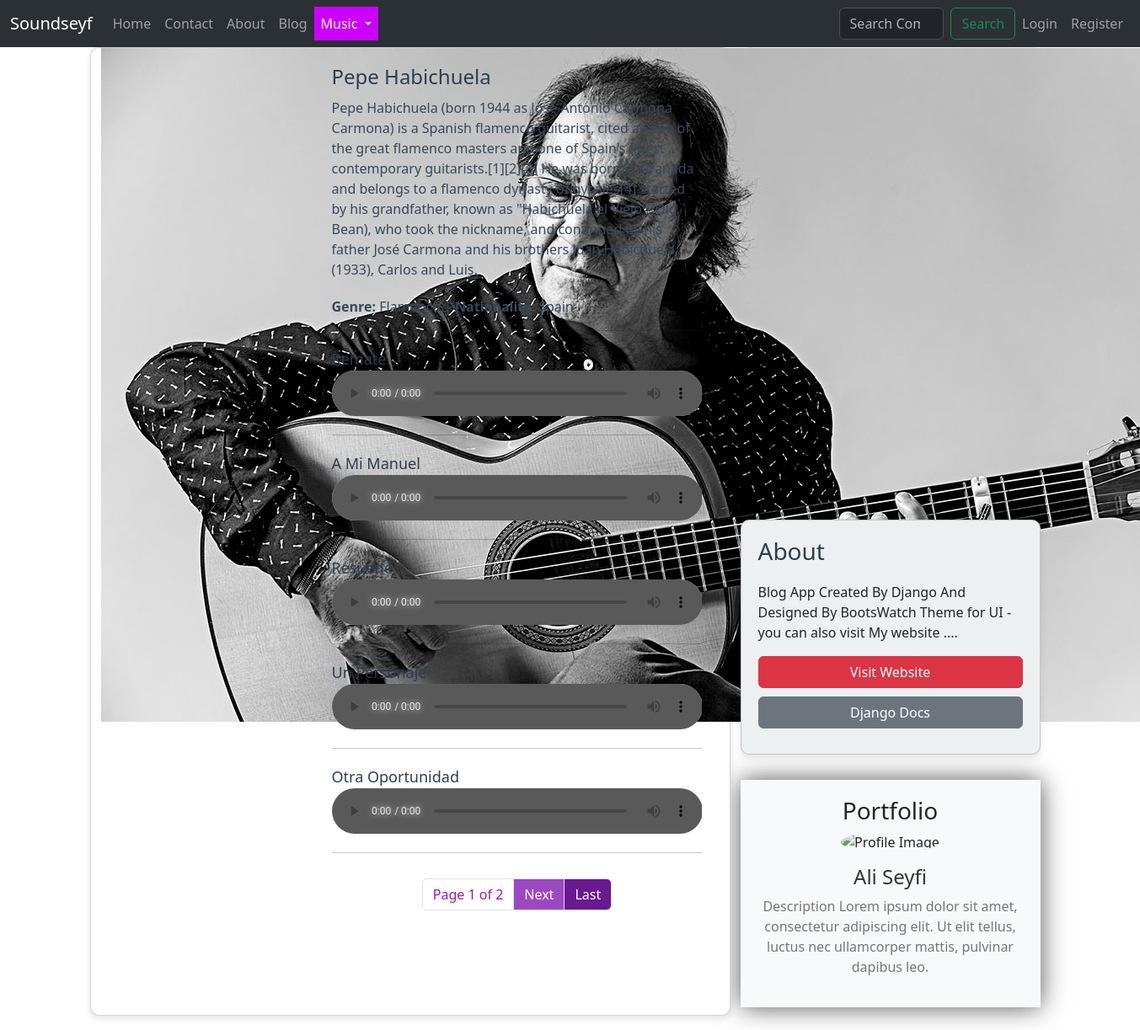
The app's page /music/pieces/8 with its own data.
### music/models.py (models this page shows, shortened)
class Composer(models.Model):
    name = models.CharField(max_length=255,null=True,blank=True)
    biography = models.TextField(null=True, blank=True)
    image = models.ImageField(upload_to="Composers/" , default="default.jpg")
    genre = models.CharField(max_length=255,null=True,blank=True)
    nationality = models.CharField(blank=True,null=True,max_length=255)

class MasterPiece(models.Model):
    composer = models.ForeignKey(Composer , on_delete=models.CASCADE,null=True)
    song_id = models.AutoField(primary_key=True)
    name = models.CharField(max_length=255)
    tags = TaggableManager()
    song = models.FileField(upload_to="songs/")

### music/views.py (the view)
# urls.py: path('pieces/<int:cid>' , ComposerPieces , name="pieces"),
def ComposerPieces(request,cid):
    all_composers = Composer.objects.all()
    current_composer = get_object_or_404(all_composers , pk = cid)
    pieces = MasterPiece.objects.filter(composer = cid)
    p = Paginator(pieces,5)
    try:
        page_number = request.GET.get('page')
        pieces = p.get_page(page_number)
    except EmptyPage:
        pieces = pieces.get_page(1)
    except PageNotAnInteger:
        pieces = pieces.get_page(1)
    context = {"composer" : current_composer , "pieces" : pieces }
    return render (request,'music/masterpieces.html',context)

### templates/music/masterpieces.html (shortened to what this page needs)
{% extends 'base.html' %}
{% load static %}
{% load thumbnail %}
{% block content %}
<div class="container">
  <div class="row">
    <div class="col-md-8 card">
      <div class="row g-0">
        <div class="col-md-4">
          <div class="composer-image">
            {% thumbnail composer.image "300x300" crop="center" as im %}
            <img src="{{ im.url }}" alt="{{ composer.name }}">
            {% endthumbnail %}
          </div>
        </div>
        <div class="col-md-8 composer-details" style="padding-left: 4%;">
          <a style="text-decoration: none;" href="{% url 'music:pieces' cid=composer.id %}"><h2 class="composer-name">{{ composer.name }}</h2></a>
          <p class="composer-bio">{{ composer.biography }}</p>
          <p class="genre-nationality"><strong>Genre:</strong> {{ composer.genre }} | <strong>Nationality:</strong> {{ composer.nationality }}</p>
          <hr>
          {% for piece in pieces %}
          <div class="piece-name">{{ piece.name }}</div>
          <div class="audio-player">
            <audio controls>
              <source src="/media/{{ piece.song }}" type="audio/mp3">
            </audio>
          </div>
          <hr>
          {% endfor %}
          <nav aria-label="Pagination">
            <ul class="pagination justify-content-center">
              <li class="page-item disabled">
                <a style="background-color:#ffffff; color: #991ab9;" class="page-link" href="#">Page {{ pieces.number }} of {{ pieces.paginator.num_pages }}</a>
              </li>
              {% if pieces.has_next %}
              <li class="page-item">
                <a style="background-color:#9c48c3; color: #ffffff;" class="page-link" href="?page={{ pieces.next_page_number }}">Next</a>
              </li>
              <li class="page-item">
                <a style="background-color:#6a1990; color: #ffffff;" class="page-link" href="?page={{ pieces.paginator.num_pages }}">Last</a>
              </li>
              {% endif %}
            </ul>
          </nav>
        </div>
      </div>
    </div>
    <div class="col-md-4">
      <div class="quote-card">
        <h3 class="sidebar-title">Composer Quotes</h3>
        <ul class="quote-list">
          <li>
            <div class="quote-text">"The guitar is a small orchestra. It is polyphonic. Every string is a different color, a different voice."</div>
            <div class="quote-author">- Andrés Segovia</div>
          </li>
          <li style="padding-top: 4%;">
            <div class="quote-text">"Nothing is more beautiful than a guitar, except, possibly two."</div>
            <div class="quote-author">- Frédéric Chopin</div>
          </li>
          <li style="padding-top: 4%;">
            <div class="quote-text">"The guitar is the easiest instrument to play and the hardest to play well."</div>
            <div class="quote-author">- Andrés Segovia</div>
          </li>
          <li style="padding-top: 4%;">
            <div class="quote-text">"With the guitar I've suffered a great deal, but when I've had a good time, the suffering seemed worthwhile."</div>
            <div class="quote-author">- Paco de Lucía</div>
          </li>
        </ul>
      </div>
      <div class="card sidebar-card" style="background-color: #ecf0f1;">
        <h3 class="sidebar-title">About</h3>
        <p class="card-text">Blog App Created By Django And Designed By BootsWatch Theme for UI - you can also visit My website ....</p>
        <a href="https://bekbrace.com" class="sidebar-link btn btn-danger">Visit Website</a>
        <a href="https://docs.djangoproject.com/en/3.1" class="sidebar-link btn btn-secondary">Django Docs</a>
      </div>
      <div style="box-shadow: 0 0 30px rgba(0, 0, 0, 0.6);" class="portfolio-section">
        <div class="portfolio-item">
          <h3>Portfolio</h3>
            <img src="{% static 'images/Ali.png' %}" alt="Profile Image" class="profile-image">
            <h4>Ali Seyfi</h4>
            <p>Description Lorem ipsum dolor sit amet, consectetur adipiscing elit. Ut elit tellus, luctus nec ullamcorper mattis, pulvinar dapibus leo.</p>
        </div>
    </div>
    </div>
  </div>
</div>
{% endblock %}

### templates/music/masterpieces.html (style rules this page uses)
.card { box-shadow: 0 4px 8px rgba(0, 0, 0, 0.1); border-radius: 10px; margin-bottom: 20px; }
.composer-image { border-radius: 10px 0 0 10px; max-height: 300px; object-fit: cover; }
.composer-details { padding: 20px; }
.composer-name { font-size: 24px; color: #2c3e50; margin-bottom: 10px; }
.composer-bio { color: #34495e; margin-bottom: 20px; }
.genre-nationality { color: #34495e; margin-bottom: 10px; }
.piece-name { margin-top: 20px; font-size: 18px; color: #2c3e50; }
.pagination { justify-content: center; margin-top: 30px; }
.quote-card { background-color: #ecf0f1; border-radius: 10px; margin-bottom: 20px; padding: 15px; }
.quote-text { font-size: 18px; font-style: italic; color: #2c3e50; }
.quote-author { margin-top: 10px; font-weight: bold; color: #34495e; }
.sidebar-card { padding: 20px; }
.sidebar-title { color: #2c3e50; margin-bottom: 20px; }
.sidebar-link { color: #fff; margin-bottom: 10px; display: block; }
.audio-player { width: 100%; }
.audio-player audio { width: 100%; }
.portfolio-section { margin-top: 30px; }
.portfolio-item { margin-bottom: 30px; padding: 20px; background-color: #f8f9fa; border-radius: 10px; box-shadow: 0 0 20px rgba(0, 0, 0, 0.1); text-align: center; }
.profile-image { width: 200px; height: 200px; border-radius: 50%; margin: 0 auto 15px; object-fit: cover; }
.portfolio-item h4 { font-size: 1.5rem; color: #333; }
.portfolio-item p { font-size: 1rem; color: #777; }

### records on screen
Composer: name "Pepe Habichuela", biography "Pepe Habichuela (born 1944 as José Antonio Carmona Carmona) is a Spanish flamenco guitarist, cited as one of the great flamenco masters and one of Spain's finest contemporary guitarists.[1][2][3] He was born in Granada and belongs to a flamenco dynasty of gypsies[4] started by his grandfather, known as \"Habichuela el Viejo\" (Old Bean), who took the nickname, and continued by his father José Carmona and his brothers Juan Habichuela (1933), Carlos and Luis.", genre "Flamenco", nationality "Spain"
MasterPiece: name "Remate"
MasterPiece: name "A Mi Manuel"
MasterPiece: name "Resuene"
MasterPiece: name "Un Personaje"
MasterPiece: name "Otra Oportunidad"

### other values on screen
{{ pieces.number }} "1"
{{ pieces.paginator.num_pages }} "2"
